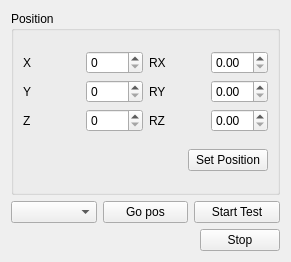
<?xml version="1.0" encoding="UTF-8"?>
<ui version="4.0">
 <class>guiDlg</class>
 <widget class="QWidget" name="guiDlg">
  <property name="geometry">
   <rect>
    <x>0</x>
    <y>0</y>
    <width>291</width>
    <height>262</height>
   </rect>
  </property>
  <property name="windowTitle">
   <string>armtest</string>
  </property>
  <layout class="QVBoxLayout" name="verticalLayout_2">
   <item>
    <widget class="QGroupBox" name="groupBox">
     <property name="title">
      <string>Position</string>
     </property>
     <property name="alignment">
      <set>Qt::AlignLeading|Qt::AlignLeft|Qt::AlignTop</set>
     </property>
     <layout class="QVBoxLayout" name="verticalLayout">
      <item>
       <layout class="QGridLayout" name="gridLayout">
        <item row="0" column="0">
         <widget class="QLabel" name="label">
          <property name="text">
           <string>X</string>
          </property>
         </widget>
        </item>
        <item row="0" column="1">
         <widget class="QSpinBox" name="x_sb"/>
        </item>
        <item row="0" column="2">
         <widget class="QLabel" name="label_5">
          <property name="text">
           <string>RX</string>
          </property>
         </widget>
        </item>
        <item row="0" column="3">
         <widget class="QDoubleSpinBox" name="rx_sb"/>
        </item>
        <item row="1" column="0">
         <widget class="QLabel" name="label_2">
          <property name="text">
           <string>Y</string>
          </property>
         </widget>
        </item>
        <item row="1" column="1">
         <widget class="QSpinBox" name="y_sb"/>
        </item>
        <item row="1" column="2">
         <widget class="QLabel" name="label_6">
          <property name="text">
           <string>RY</string>
          </property>
         </widget>
        </item>
        <item row="1" column="3">
         <widget class="QDoubleSpinBox" name="ry_sb"/>
        </item>
        <item row="2" column="0">
         <widget class="QLabel" name="label_3">
          <property name="text">
           <string>Z</string>
          </property>
         </widget>
        </item>
        <item row="2" column="1">
         <widget class="QSpinBox" name="z_sb"/>
        </item>
        <item row="2" column="2">
         <widget class="QLabel" name="label_4">
          <property name="text">
           <string>RZ</string>
          </property>
         </widget>
        </item>
        <item row="2" column="3">
         <widget class="QDoubleSpinBox" name="rz_sb"/>
        </item>
       </layout>
      </item>
      <item>
       <layout class="QHBoxLayout" name="horizontalLayout">
        <item>
         <spacer name="horizontalSpacer">
          <property name="orientation">
           <enum>Qt::Horizontal</enum>
          </property>
          <property name="sizeHint" stdset="0">
           <size>
            <width>40</width>
            <height>20</height>
           </size>
          </property>
         </spacer>
        </item>
        <item>
         <widget class="QPushButton" name="setPosition_pb">
          <property name="text">
           <string>Set Position</string>
          </property>
         </widget>
        </item>
       </layout>
      </item>
     </layout>
    </widget>
   </item>
   <item>
    <layout class="QHBoxLayout" name="horizontalLayout_2">
     <item>
      <widget class="QComboBox" name="position_cb"/>
     </item>
     <item>
      <widget class="QPushButton" name="go_pb">
       <property name="text">
        <string>Go pos</string>
       </property>
      </widget>
     </item>
     <item>
      <widget class="QPushButton" name="test_pb">
       <property name="text">
        <string>Start Test</string>
       </property>
      </widget>
     </item>
    </layout>
   </item>
   <item>
    <layout class="QHBoxLayout" name="horizontalLayout_3">
     <item>
      <spacer name="horizontalSpacer_2">
       <property name="orientation">
        <enum>Qt::Horizontal</enum>
       </property>
       <property name="sizeHint" stdset="0">
        <size>
         <width>40</width>
         <height>20</height>
        </size>
       </property>
      </spacer>
     </item>
     <item>
      <widget class="QPushButton" name="stop_pb">
       <property name="text">
        <string>Stop</string>
       </property>
      </widget>
     </item>
    </layout>
   </item>
  </layout>
 </widget>
 <resources/>
 <connections/>
</ui>
